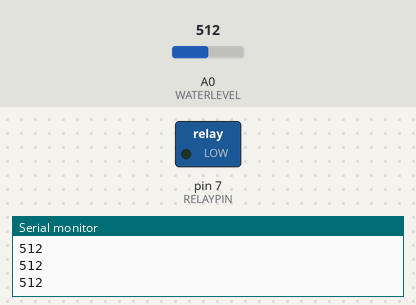
The sketch below on a simulated Arduino Uno, built with avr-gcc and run on an emulated ATmega328P. Parts: switched loads named in the sketch (green lamp = pin HIGH), the last lines printed to the serial monitor. The inputs (shaded band) are chosen by the test bench; at power-on: A0 (WATERLEVEL) = 512.

Above: at 1.2 s.
1.3 s: A0 (WATERLEVEL) set to 55
2.8 s: A0 (WATERLEVEL) set to 46
At 3.3 s:
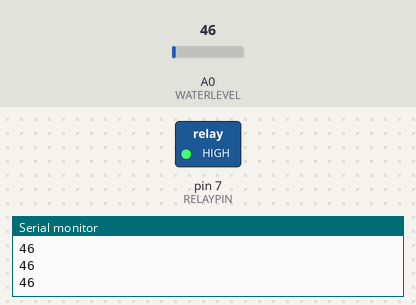
4.3 s: A0 (WATERLEVEL) set to 122
At 5.5 s:
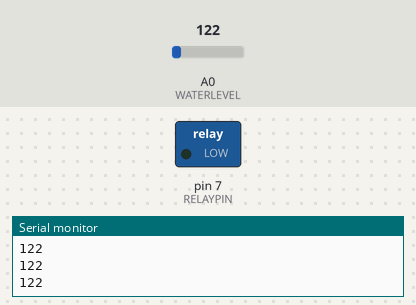
5.8 s: A0 (WATERLEVEL) set to 40
At 6.8 s:
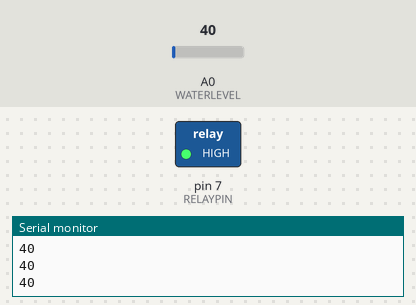
Timing chart, 0 to 8.3 s (numbered marks = the images above; inputs shaded):
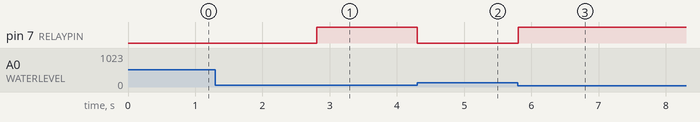

Measured:
- the behaviour switches between 50 and 49 on A0 (WATERLEVEL) (found by bisection; images 0 and 1)
- after the input at 2.8 s, pin 7 (RELAYPIN): LOW → HIGH at once
- after the input at 4.3 s, pin 7 (RELAYPIN): HIGH → LOW at once
- after the input at 5.8 s, pin 7 (RELAYPIN): LOW → HIGH at once

The sketch:

main.ino
```cpp
#define RELAYPIN 7
#define WATERLEVEL A0

const int threshold = 50;

void setup()
{
    Serial.begin(9600);
    pinMode(RELAYPIN, OUTPUT);
}


void loop()
{
    auto water = analogRead(WATERLEVEL);
    Serial.println(water);

    if (water >= threshold) {
        digitalWrite(RELAYPIN, LOW);
    } else {
        digitalWrite(RELAYPIN, HIGH);
    }
}
```
